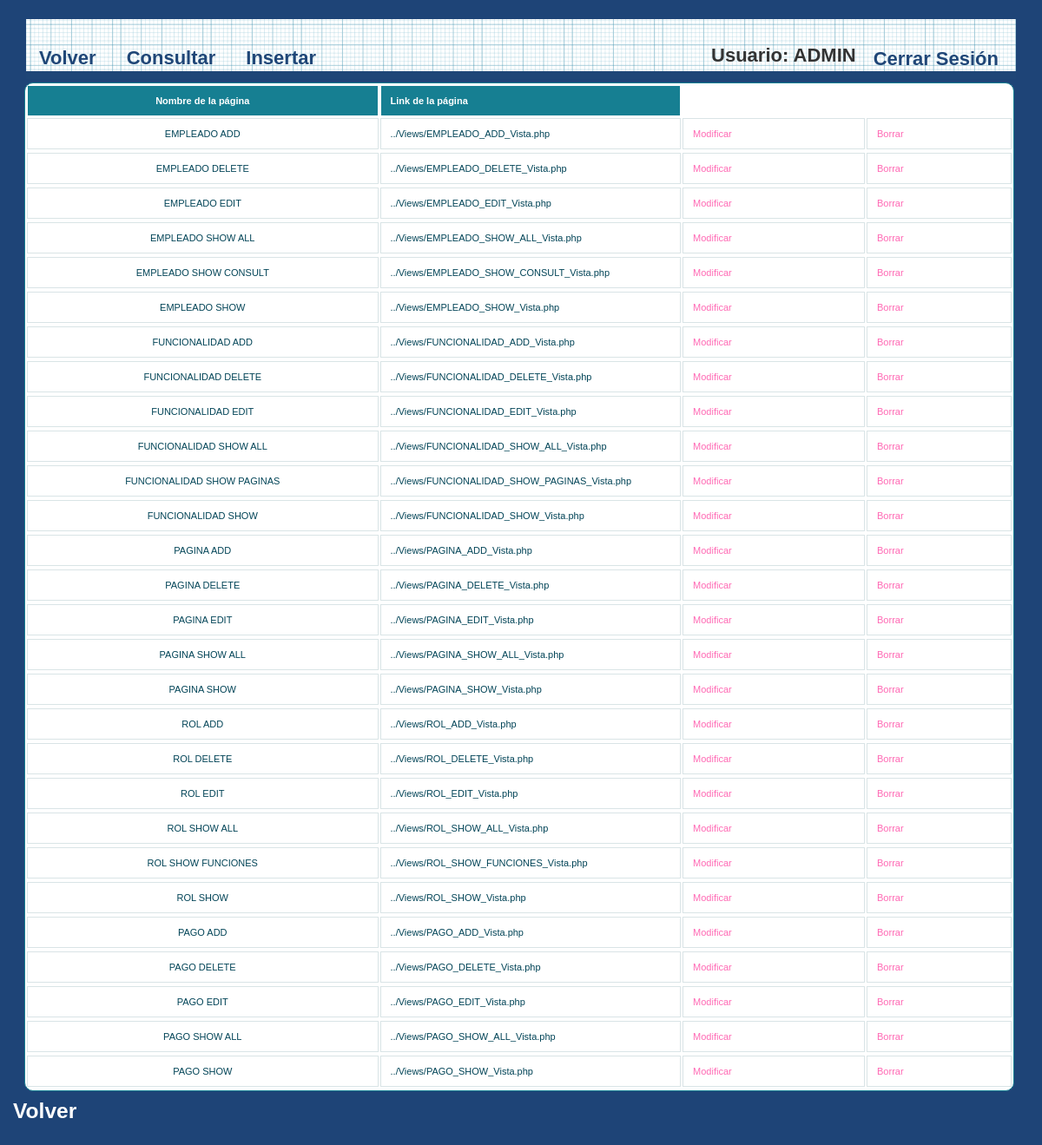
Before: /et3_iu/Controllers/PAGINA_Controller.php (signed in) with the older database file.
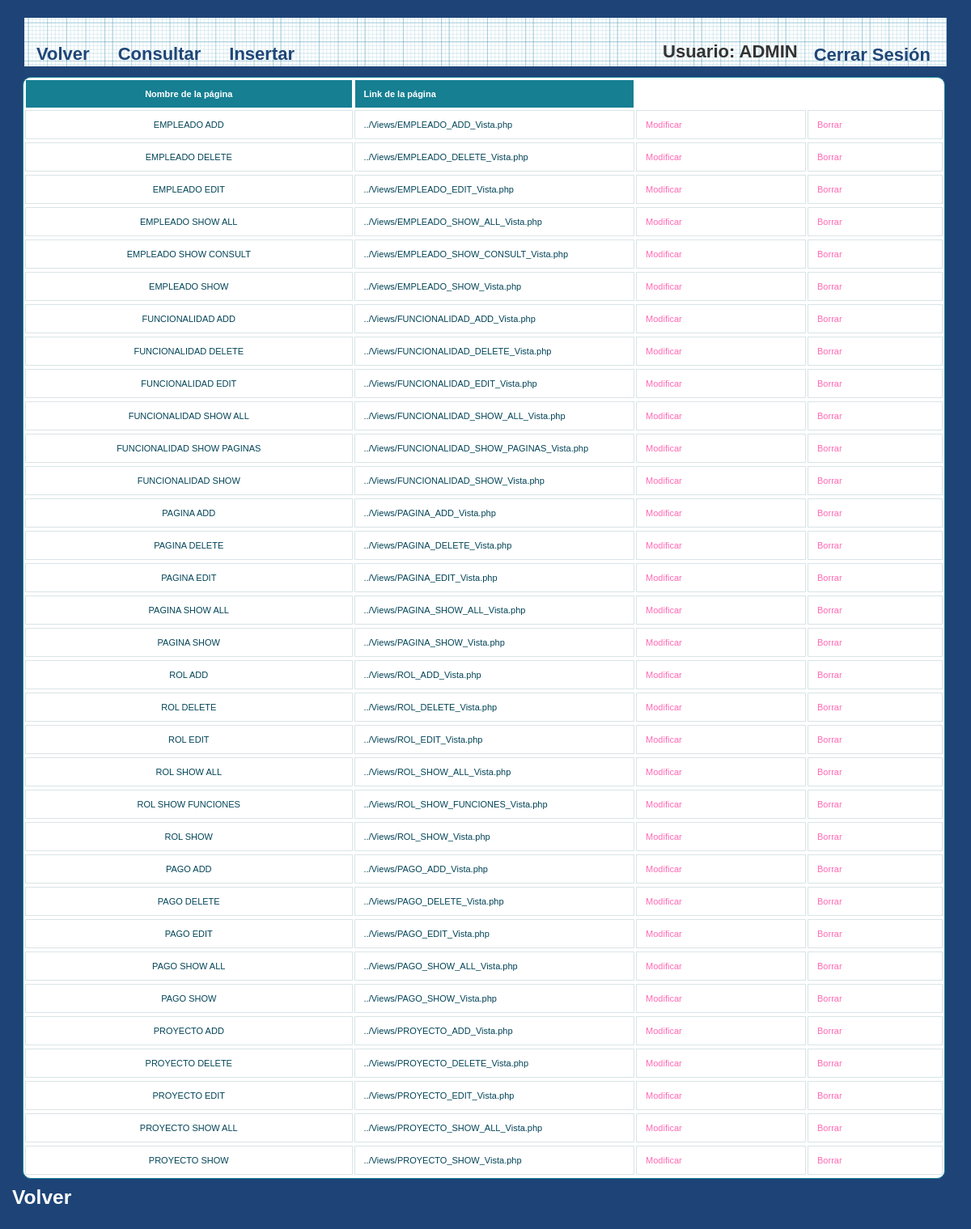
After: the same page with the newer database file.
### tables this page shows
CREATE TABLE IF NOT EXISTS `PAGINA` (
`PAGINA_ID` int(10) NOT NULL,
  `PAGINA_LINK` varchar(50) NOT NULL,
  `PAGINA_NOM` varchar(80) NOT NULL
);

### et3_iu/Controllers/PAGINA_Controller.php (called while the page is built, shortened)
<?php
include '../Models/PAGINA_Model.php';
	Switch ($_REQUEST['accion']) {
		default:
			if (!isset($_REQUEST['PAGINA_NOM'])) {
				$pagina = new Pagina('', '');
			} else {
				$pagina = get_data_form();
			}
			$datos = $pagina->ConsultarTodo();
			if (!tienePermisos('Pagina_Default')) {
				new Mensaje('No tienes los permisos necesarios', '../Views/DEFAULT_Vista.php');
			} else {
				new Pagina_Default($datos, '../Views/DEFAULT_Vista.php');
			}
	}
?>

### et3_iu/Models/PAGINA_Model.php (called while the page is built, shortened)
<?php
class Pagina
{
	function ConectarBD()
	{
		$this->mysqli = new mysqli("localhost", "iu2016", "iu2016", "IU2016");
	}
    function ConsultarTodo()
    {
        $sql = "select PAGINA_ID, PAGINA_NOM, PAGINA_LINK from PAGINA ORDER BY PAGINA_ID";
        if (!($resultado = $this->mysqli->query($sql))){
            return 'Error en la consulta sobre la base de datos';
        }
        else{
            $toret=array();
            $i=0;
            while ($fila= $resultado->fetch_array()) {
                $toret[$i]=$fila;
                $i++;
            }
            return $toret;
        }
    }
}

### et3_iu/Views/PAGINA_SHOW_ALL_Vista.php (the view, shortened to what this page needs)
<?php
class Pagina_default{
	private $datos;
	private $volver;
	function __construct($array, $volver){
		$this->datos = $array;
		$this->volver = $volver;
		$this->render();
	}
	function render(){
		?>
		<head><link rel="stylesheet" href="../Styles/styles.css" type="text/css" media="screen" /></head>
			<p>
				<h2>
					<div>
						<?php
						$lista = array('PAGINA_NOM','PAGINA_LINK');
						?>
						<head>
							<link rel="stylesheet" href="../Styles/styles.css" type="text/css" media="screen" />
							<link rel="stylesheet" type="text/css" href="../Styles/print.css" media="print" />
						</head>
						<div id="wrapper">
							<nav>
								<div class="menu">
									<ul>
										<li><a href="../Functions/Desconectar.php"><?php echo  $strings['Cerrar Sesión']; ?></a></li>
										<li><?php echo $strings['Usuario'].": ". $_SESSION['login']; ?></li>
									</ul>
									<?php echo '<a href=\'' . $this->volver . "'>" . $strings['Volver'] . " </a>"; ?></li>
									<a href='./PAGINA_Controller.php?accion=<?php echo $strings['Consultar']?>'><?php echo $strings['Consultar']?></a>
									<a href='./PAGINA_Controller.php?accion=<?php echo $strings['Insertar']?>'><?php echo $strings['Insertar']?></a>
								</div>
							</nav>
						<table id="btable" border = 1>
							<tr>
								<?php
								foreach($lista as $titulo){
									echo "<th>";
									?>
									<?php
									echo $strings[$titulo];
									?>
									</th>
									<?php
								}
								?>
							</tr>
							<?php
							for ($j=0;$j<count($this->datos);$j++){
								echo "<tr>";
								foreach ($this->datos [$j] as $clave => $valor) {
									for ($i = 0; $i < count($lista); $i++) {
										if ($clave === $lista[$i]) {
											?>
											<?php
											echo "<td>";
											echo $valor;
											echo "</td>";
										}
									}
								}
								?>
								<td>
									<a href='PAGINA_Controller.php?PAGINA_NOM=<?php echo $this->datos[$j]['PAGINA_NOM'] . '&accion='.$strings['Modificar']; ?>'><?php echo $strings['Modificar'] ?></a>
								</td>
								<td>
									<a href='PAGINA_Controller.php?PAGINA_NOM=<?php echo $this->datos[$j]['PAGINA_NOM'] . '&accion='.$strings['Borrar']; ?>'><?php echo $strings['Borrar'] ?></a>
								</td>
								<?php
								echo "<tr>";
							}
							?>
						</table>
					</div>
					<h3>
			<p>
				<?php
				echo '<a class="form-link" href=\'' . $this->volver . "'>" . $strings['Volver'] . " </a>";
				?>
				</h3>
			</p>
		<?php
	}
}

### et3_iu/Styles/styles.css (style rules this page uses)
* { margin: 0; padding: 0; }
ul li { list-style-type:none; }
header, footer, section, aside, nav, article { display: block; }
#wrapper { width: 1140px; margin: 0 auto; margin-top: 5px; margin-bottom: 5px; }
nav { width: 1140px; height: 69px; margin: 0 auto; background: #1F4677 url(../images/blueprintpaper.png) repeat-x; }
h1,h2,h3,h4,h5,h6 { font-weight: bold; clear: both; color: #333; list-style-type:none; }
a:link, a:visited { color:hotpink; text-decoration: none; }
p { margin-bottom: 18px; }
li { padding-left: 5px; }
nav .menu { font-size: 22px; font-weight: bold; }
nav .menu ul { margin: 0; padding: 25px 0 0 20px; list-style: none; line-height: normal; }
nav .menu li { display: block; float: right; }
nav .menu a { display: block; margin-right: 5px; padding: 0px 15px; text-decoration: none; color: #1F4677; float:left; }
table { white-space: normal; line-height: normal; font-weight: normal; font-size: small; font-style: normal; color: black; text-align: center; font-variant: normal; border-color: gray; background-color: white; }
#btable { white-space: normal; line-height: normal; font-weight: normal; font-size: 11px; font-style: normal; color: black; text-align: center; font-variant: normal; border-color: gray; background-color: white; margin-left: -2px; }
#btable { width: 100%; overflow: hidden; background: #FFF; color: #024457; border-radius: 10px; border: 1px solid #167F92; }
#btable tr { border: 1px solid #D9E4E6; }
#btable tr:nth-child(odd) { background-color: #EAF3F3; }
#btable th { display: none; border: 1px solid #FFF; background-color: #167F92; color: #FFF; padding: 1em; }
#btable th:first-child { display: table-cell; text-align: center; }
#btable th:nth-child(2) { display: table-cell; }
#btable th:nth-child(2):after { content: attr(data-th); }
@media (min-width: 480px) { #btable th:nth-child(2):after { display: none; } }
#btable td { display: block; word-wrap: break-word; max-width: 7em; }
#btable td:first-child { display: table-cell; text-align: center; border-right: 1px solid #D9E4E6; }
@media (min-width: 480px) { #btable td { border: 1px solid #D9E4E6; } }
#btable th, #btable td { text-align: left; margin: .5em 1em; }
@media (min-width: 480px) { #btable th, #btable td { display: table-cell; padding: 1em; } }
#content p, ul, ol, hr { margin-bottom: 24px; }
#content h1, h2, h3, h4, h5, h6 { color: #333; margin: 0 0 20px 0; line-height: 1.5em; }
* { margin-top: 4px; }
.form-link { color: white !important; margin-left: 15px; }

### et3_iu/Styles/print.css (style rules this page uses)
a { text-decoration : underline; color : #0000ff; }
a:link:after, a:visited:after { content: " (" attr(href) ") "; font-size: 70%; }
nav, footer, header, aside { display : none; }

Changed rows visible on the page:
added pagina: PAGINA_NOM "PROYECTO ADD", PAGINA_LINK "../Views/PROYECTO_ADD_Vista.php"
added pagina: PAGINA_NOM "PROYECTO DELETE", PAGINA_LINK "../Views/PROYECTO_DELETE_Vista.php"
added pagina: PAGINA_NOM "PROYECTO EDIT", PAGINA_LINK "../Views/PROYECTO_EDIT_Vista.php"
added pagina: PAGINA_NOM "PROYECTO SHOW ALL", PAGINA_LINK "../Views/PROYECTO_SHOW_ALL_Vista.php"
added pagina: PAGINA_NOM "PROYECTO SHOW", PAGINA_LINK "../Views/PROYECTO_SHOW_Vista.php"
Other visible differences:
new list line: "Modificar Borrar"
